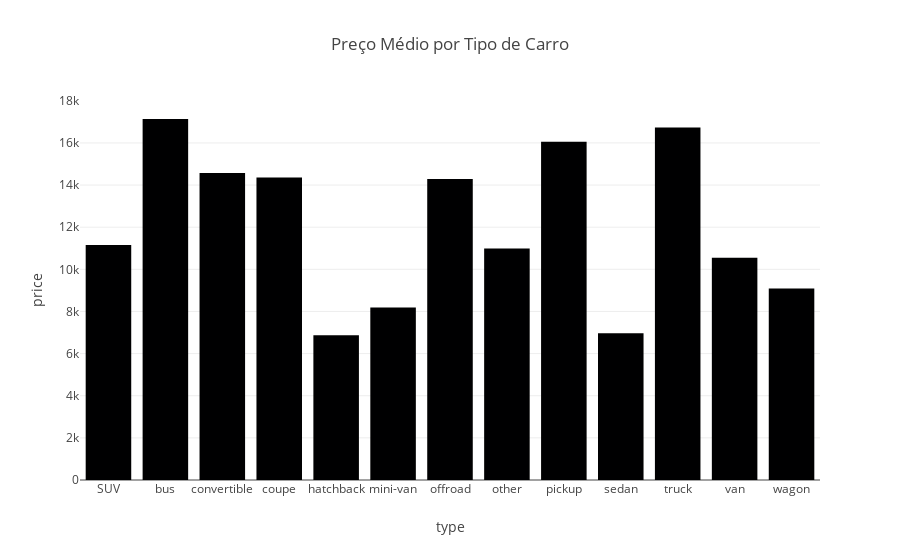

Notebook cell for this chart:
### Code cell
media_preco_tipo = df.groupby('type')['price'].mean().reset_index()
px.bar(media_preco_tipo, x='type', y='price', title='Preço Médio por Tipo de Carro')

### Figure 1 — Plotly figure (JSON) as saved in the notebook; plotly's stock layout.template omitted (floating-point values rounded to 4 significant figures)
{"data": [{"hovertemplate": "type=%{x}<br>price=%{y}<extra></extra>", "legendgroup": "", "marker": {"color": "#000001", "pattern": {"shape": ""}}, "name": "", "orientation": "v", "showlegend": false, "textposition": "auto", "type": "bar", "x": ["SUV", "bus", "convertible", "coupe", "hatchback", "mini-van", "offroad", "other", "pickup", "sedan", "truck", "van", "wagon"], "xaxis": "x", "y": [11150.0, 17140.0, 14580.0, 14350.0, 6869.0, 8193.0, 14290.0, 10990.0, 16060.0, 6965.0, 16730.0, 10550.0, 9088.0], "yaxis": "y"}], "layout": {"barmode": "relative", "legend": {"tracegroupgap": 0}, "title": {"text": "Preço Médio por Tipo de Carro"}, "xaxis": {"anchor": "y", "domain": [0, 1], "title": {"text": "type"}}, "yaxis": {"anchor": "x", "domain": [0, 1], "title": {"text": "price"}}}}
